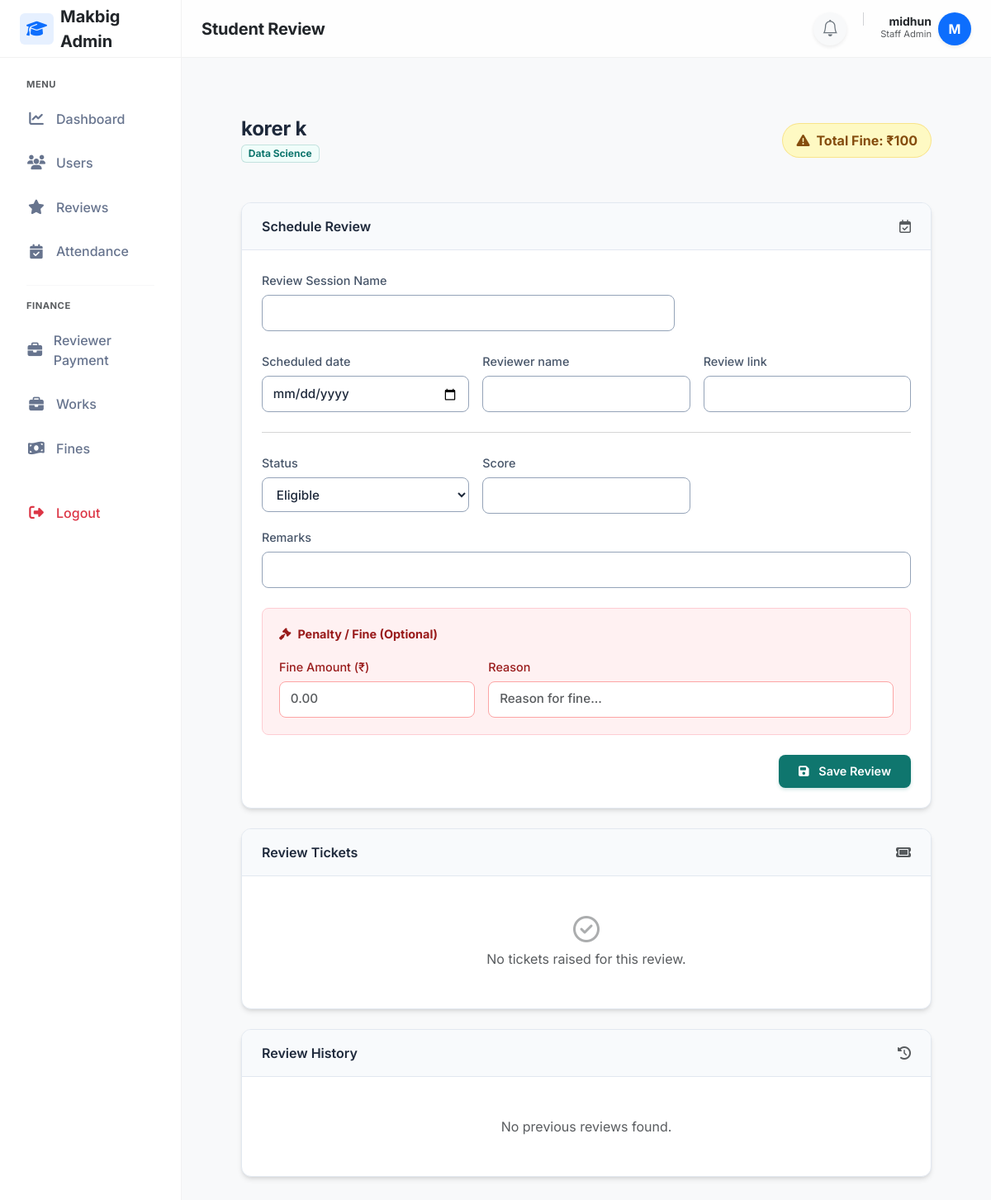
Page /staff/reviews/4/?course=3 (signed in) on the committed database.
### adminpanel/models.py (models this page shows, shortened)
class User(AbstractUser):
    email=models.EmailField(unique=True,db_index=True)
    mobile_number = models.CharField(max_length=15, blank=True, null=True,validators=[mobile_validator])
    is_student=models.BooleanField(default=False)
    first_name = models.CharField(max_length=100,validators=[name_validator])
    last_name = models.CharField(max_length=100,validators=[name_validator])

class StudentProfile(models.Model):
    user=models.OneToOneField(User, on_delete=models.CASCADE)
    course=models.ForeignKey(Course,on_delete=models.PROTECT)
    is_active = models.BooleanField(default=True)
    enrollment_date=models.DateField(auto_now_add=True)
    progress_percent=models.DecimalField(max_digits=5, decimal_places=2, default=0,validators=[MinValueValidator(Decimal('0.00')),MaxValueValidator(Decimal('100.00'))])

class Course(models.Model):
    name=models.CharField(max_length=200)
    description=models.TextField(blank=True,null=True, max_length=2000)
    duration_months=models.PositiveIntegerField(default=6,validators=[MinValueValidator(1),MaxValueValidator(60)])

### reviews/views.py (the view, shortened to what this page needs)
# urls.py: path('staff/reviews/<int:student_id>/', views.staff_student_review, name='staff_student_review'),
@login_required(login_url='staff_login')
@user_passes_test(is_staff_user, login_url='staff_login')
def staff_student_review(request, student_id):
    courses = Course.objects.all()
    selected_course = request.GET.get('course')
    student = get_object_or_404(StudentProfile, id=student_id)
    total_fine = Penalty.objects.filter(student=student).aggregate(total=Sum('amount'))['total'] or 0
    upcoming_review = ReviewAttendance.objects.filter(student=student,status__in=['eligible','not_eligible']).select_related('session').first()
    pending_ticket = None
    resolved_tickets = []
    existing_fine = Penalty.objects.filter(student=student,penalty_type='review').first()
    past_reviews = ReviewAttendance.objects.filter(student=student,status__in=['pass','fail']).select_related('session').order_by('-session__scheduled_date')
    session_form = ReviewSessionForm(instance=upcoming_review.session if upcoming_review else None)
    attendance_form = ReviewAttendanceForm(instance=upcoming_review)
    return render(request,'reviews/staff_student_review.html',{'courses':courses,'selected_course':selected_course,'student':student,'upcoming_review':upcoming_review,'past_reviews':past_reviews,'session_form':session_form,'attendance_form':attendance_form,'existing_fine': existing_fine,'total_fine': total_fine,'pending_ticket': pending_ticket,
    'resolved_tickets': resolved_tickets,
})

### templates/reviews/staff_student_review.html (shortened to what this page needs)
{% extends "layouts/staff_layout.html" %}
{% block page_title %}Student Review{% endblock %}
{% block content %}
<div class="review-container p-3 p-lg-5">
    <div class="d-flex d-flex-desktop justify-content-between align-items-center mb-5">
        <div>
            <h5 class="mb-1" style="font-size: 1.5rem;">
                {{ student.user.first_name }} {{ student.user.last_name }}
            </h5>
            <div class="d-flex align-items-center gap-2">
                <span class="badge"
                    style="background: var(--primary-light); color: var(--primary-color); border: 1px solid rgba(15, 118, 110, 0.2);">
                    {{ student.course.name }}
                </span>
            </div>
        </div>
        <div class="header-actions">
            {% if total_fine > 0 %}
            <div class="d-flex align-items-center gap-2 px-3 py-2 rounded-pill"
                style="background: var(--warning-bg); color: var(--warning-text); border: 1px solid rgba(234, 179, 8, 0.3);">
                <i class="fa-solid fa-triangle-exclamation"></i>
                <strong style="white-space: nowrap;">Total Fine: ₹{{ total_fine }}</strong>
            </div>
            {% endif %}
        </div>
    </div>
    <div class="modern-card">
        <div class="card-header-styled">
            <span>{% if upcoming_review %}Upcoming Review{% else %}Schedule Review{% endif %}</span>
            <i class="fa-regular fa-calendar-check text-muted"></i>
        </div>
        <div class="card-body-styled">
            <form method="post">
                <div class="mb-4">
                    <label class="form-label">Review Session Name</label>
                    <div style="max-width: 500px;">
                        {{ session_form.review_name }}
                    </div>
                </div>
                <div class="row g-3">
                    <div class="col-md-4">
                        <label class="form-label">{{ session_form.scheduled_date.label }}</label>
                        {{ session_form.scheduled_date }}
                    </div>
                    <div class="col-md-4">
                        <label class="form-label">{{ session_form.reviewer_name.label }}</label>
                        {{ session_form.reviewer_name }}
                    </div>
                    <div class="col-md-4">
                        <label class="form-label">{{ session_form.review_link.label }}</label>
                        {{ session_form.review_link }}
                    </div>
                    <div class="col-12">
                        <hr class="text-muted opacity-25 my-2">
                    </div>
                    <div class="col-md-4">
                        <label class="form-label">{{ attendance_form.status.label }}</label>
                        {{ attendance_form.status }}
                    </div>
                    <div class="col-md-4">
                        <label class="form-label">{{ attendance_form.score.label }}</label>
                        {{ attendance_form.score }}
                    </div>
                    <div class="col-md-12">
                        <label class="form-label">{{ attendance_form.remarks.label }}</label>
                        {{ attendance_form.remarks }}
                    </div>
                </div>
                <div class="fine-section">
                    <div class="fine-header">
                        <i class="fa-solid fa-gavel"></i>
                        Penalty / Fine (Optional)
                    </div>
                    <div class="row g-3">
                        <div class="col-md-4">
                            <label class="form-label" style="color: var(--danger-text);">Fine Amount (₹)</label>
                             <input type="number" name="fine_amount" class="form-control" step="0.01" min="0"
                                max="10000" inputmode="decimal" placeholder="0.00" style="border-color: #fca5a5;"
                                value="{% if existing_fine %}{{ existing_fine.amount }}{% endif %}">
                        </div>
                        <div class="col-md-8">
                            <label class="form-label" style="color: var(--danger-text);">Reason</label>
                            <input type="text" name="fine_reason" class="form-control" placeholder="Reason for fine..."
                                style="border-color: #fca5a5;"
                                value="{% if existing_fine %}{{ existing_fine.reason }}{% endif %}">
                        </div>
                    </div>
                </div>
                <div class="text-end mt-4">
                    <button type="submit" class="btn-primary-styled">
                        <i class="fa-solid fa-save me-2"></i> Save Review
                    </button>
                </div>
            </form>
        </div>
    </div>
    <div class="modern-card">
        <div class="card-header-styled">
            <span>Review Tickets</span>
            <i class="fa-solid fa-ticket text-muted field-icon"></i>
        </div>
        <div class="card-body-styled">
            {% if not pending_ticket and not resolved_tickets %}
            <div class="text-center py-4 text-muted">
                <i class="fa-regular fa-circle-check fs-2 mb-2 opacity-50"></i>
                <p class="mb-0">No tickets raised for this review.</p>
            </div>
            {% endif %}
        </div>
    </div>
    <div class="modern-card mb-0">
        <div class="card-header-styled">
            <span>Review History</span>
            <i class="fa-solid fa-clock-rotate-left text-muted"></i>
        </div>
        <div class="card-body-styled">
            {% for review in past_reviews %}
            <div class="border-bottom pb-3 mb-3 last-no-border">
                <div class="d-flex justify-content-between align-items-start mb-2">
                    <div>
                        <strong class="text-dark">{{ review.session.review_name }}</strong>
                        <div class="small text-muted">
                            {{ review.session.scheduled_date|date:"M d, Y" }}
                        </div>
                    </div>
                    <div class="d-flex align-items-center gap-2">
                        <span class="badge-status">
                            {{ review.get_status_display }}
                        </span>
                        <a href="{% url 'staff_edit_completed_review' review.id %}" class="btn-outline-styled">
                            <i class="fa-solid fa-pen"></i>
                        </a>
                    </div>
                </div>
                {% if review.score %}
                <div class="small fw-semibold text-dark mb-1">
                    Score: {{ review.score }}/10
                </div>
                {% endif %}
                {% if review.remarks %}
                <div class="p-2 bg-light rounded text-muted small fst-italic mb-2">
                    "{{ review.remarks }}"
                </div>
                {% endif %}
                {% for penalty in review.penalty_set.all %}
                <div class="d-flex align-items-center gap-2 small text-danger fw-medium mt-1">
                    <i class="fa-solid fa-scale-unbalanced"></i>
                    Fine: ₹{{ penalty.amount }} — {{ penalty.reason }}
                </div>
                {% endfor %}
            </div>
            {% empty %}
            <div class="text-center py-4 text-muted">
                <p class="mb-0">No previous reviews found.</p>
            </div>
            {% endfor %}
        </div>
    </div>
</div>
{% endblock %}

### templates/layouts/staff_layout.html (shortened to what this page needs)
{% load static %}
<!DOCTYPE html>
<html lang="en">
<head>
    <link href="https://cdn.jsdelivr.net/npm/bootstrap@5.3.0/dist/css/bootstrap.min.css" rel="stylesheet">
    <link rel="stylesheet" href="https://cdnjs.cloudflare.com/ajax/libs/font-awesome/6.4.0/css/all.min.css">
    <link rel="stylesheet" href="https://cdn.jsdelivr.net/npm/bootstrap-icons@1.10.5/font/bootstrap-icons.css">
    <link rel="stylesheet" href="{% static 'css/attendance.css' %}">
</head>
<body>
    <aside class="sidebar" id="sidebar">
        <div class="sidebar-brand">
            <a href="#" class="text-decoration-none d-flex align-items-center gap-2 text-dark fs-5 fw-bold">
                <div class="bg-primary bg-opacity-10 text-primary rounded px-2 py-1">
                    <i class="fa-solid fa-graduation-cap"></i>
                </div>
                <span>Makbig Admin</span>
            </a>
        </div>
        <nav class="sidebar-nav">
            <div class="small fw-bold text-uppercase text-muted mb-2 px-3"
                style="font-size: 0.7rem; letter-spacing: 0.5px;">Menu</div>
            <a href="{% url 'staff_dashboard' %}"
                class="nav-link {% if request.resolver_match.url_name == 'staff_dashboard' %}active{% endif %}">
                <i class="fa-solid fa-chart-line"></i> Dashboard
            </a>
            <a href="{% url 'staff_students' %}"
                class="nav-link {% if request.resolver_match.url_name == 'staff_students' %}active{% endif %}">
                <i class="fa-solid fa-users"></i> Users
            </a>
            <a href="{% url 'staff_review_list' %}"
                class="nav-link {% if request.resolver_match.url_name == 'staff_review_list' %}active{% endif %}">
                <i class="fa-solid fa-star"></i> Reviews
            </a>
            <a href="{% url 'staff_attendance' %}"
                class="nav-link {% if request.resolver_match.url_name == 'staff_attendance' %}active{% endif %}">
                <i class="fa-solid fa-calendar-check"></i> Attendance
            </a>
            <div class="my-3 border-top mx-3 opacity-25"></div>
            <div class="small fw-bold text-uppercase text-muted mb-2 px-3"
                style="font-size: 0.7rem; letter-spacing: 0.5px;">Finance</div>
            <a href="{% url "reviewer_payment_dashboard" %}" class="nav-link">
                <i class="fa-solid fa-briefcase"></i> Reviewer Payment
            </a>
            <a href="{% url "manage_works" %}" class="nav-link">
                <i class="fa-solid fa-briefcase"></i> Works
            </a>
            <a href="{% url "fines" %}" class="nav-link">
                <i class="fa-solid fa-money-bill-wave"></i> Fines
            </a>
            <div class="mt-auto pt-4">
                <form method="POST" action="{% url 'student_logout' %}">
                    <button type="submit" class="nav-link w-100 text-danger border-0 bg-transparent">
                        <i class="fa-solid fa-right-from-bracket"></i> Logout
                    </button>
                </form>
            </div>
        </nav>
    </aside>
    <div class="main-wrapper">
        <header class="topbar">
            <div class="d-flex align-items-center gap-3">
                <h5 class="mb-0 fw-bold text-dark">{% block page_title %}Dashboard{% endblock %}</h5>
            </div>
            <div class="d-flex align-items-center gap-3">
                <a href="{% url 'staff_ticket_list' %}"
                    class="btn btn-light rounded-circle position-relative border-0 shadow-sm"
                    style="width: 40px; height: 40px; display: flex; align-items: center; justify-content: center;">
                    <i class="bi bi-bell fs-5 text-secondary"></i>
                </a>
                <div class="d-flex align-items-center gap-2">
                    <div class="text-end d-none d-sm-block">
                        <div class="fw-bold small text-dark lh-1">{{ request.user.first_name }} {{request.user.last_name }}</div>
                        <div class="text-muted" style="font-size: 0.7rem;">Staff Admin</div>
                    </div>
                    <div class="rounded-circle bg-primary text-white d-flex align-items-center justify-content-center fw-bold shadow-sm"
                        style="width:40px;height:40px; font-size: 1rem;">
                        {{ request.user.first_name|slice:":1"|upper }}
                    </div>
                </div>
            </div>
        </header>
        <div class="p-4">
{% block content %}
{% endblock %}
        </div>
    </div>
</body>
</html>

### rows in the picture
User: user.first_name "midhun", user.first_name "M"
StudentProfile: user.first_name "korer", user.last_name "k", course.name "Data Science"

### other values in the picture
{{ total_fine }} "100"
{{ session_form.scheduled_date.label }} "Scheduled date"
{{ session_form.reviewer_name.label }} "Reviewer name"
{{ session_form.review_link.label }} "Review link"
{{ attendance_form.status.label }} "Status"
{{ attendance_form.score.label }} "Score"
{{ attendance_form.remarks.label }} "Remarks"
